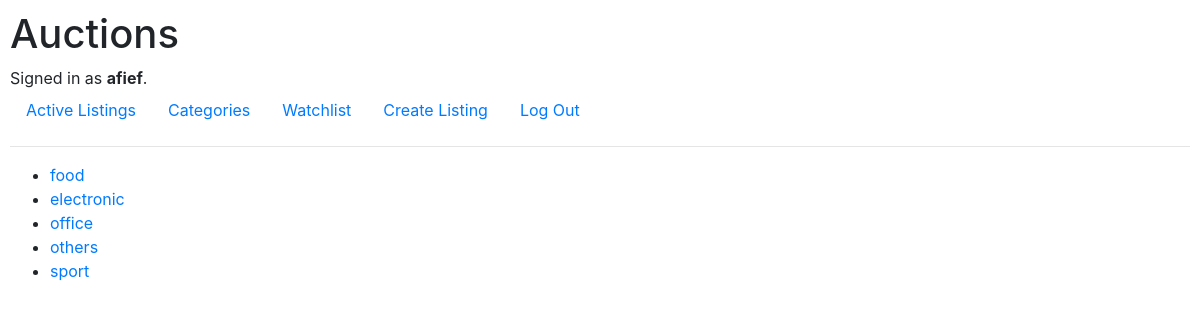
The page /categories (signed in) on the database its author committed.
### auctions/models.py (models this page shows, shortened)
class User(AbstractUser):
    pass

class CategoryItem(models.Model):
    field = models.CharField(max_length=125)

### auctions/views.py (the view)
# urls.py: path("categories", views.categories, name="categories"),
def categories(request):
    categories = CategoryItem.objects.all()
    return render(request, "auctions/categories.html", {
        "categories": categories,
    })

### auctions/templates/auctions/categories.html
{% extends "auctions/layout.html" %}
{% block body %}
<ul>
    {% for item in categories %}
    <li><a href="{% url 'category' item.id %}">{{ item.field }}</a></li>
    {% endfor %}
</ul>
{% endblock %}

### auctions/templates/auctions/layout.html (shortened to what this page needs)
{% load static %}
<!DOCTYPE html>
<html lang="en">
    <head>
        <link rel="stylesheet" href="https://stackpath.bootstrapcdn.com/bootstrap/4.4.1/css/bootstrap.min.css">
        <link href="{% static 'auctions/styles.css' %}" rel="stylesheet">
    </head>
    <body>
        <h1>Auctions</h1>
        <div>
            {% if user.is_authenticated %}
                Signed in as <strong>{{ user.username }}</strong>.
            {% else %}
                Not signed in.
            {% endif %}
        </div>
        <ul class="nav">
            <li class="nav-item">
                <a class="nav-link" href="{% url 'index' %}">Active Listings</a>
            </li>
            <li class="nav-item">
                <a class="nav-link" href="{% url 'categories' %}">Categories</a>
            </li>
            {% if user.is_authenticated %}
                <li class="nav-item">
                    <a class="nav-link" href="{% url 'watchlist' user.id %}">Watchlist</a>
                </li>
                <li class="nav-item">
                    <a class="nav-link" href="{% url 'create' user.id %}">Create Listing</a>
                </li>
                <li class="nav-item">
                    <a class="nav-link" href="{% url 'logout' %}">Log Out</a>
                </li>
            {% endif %}
        </ul>
        <hr>
        {% block body %}
        {% endblock %}
    </body>
</html>

### auctions/static/auctions/styles.css (style rules this page uses)
body { padding: 10px; }

### rows shown on the page
User: username "afief"
CategoryItem: field "food"
CategoryItem: field "electronic"
CategoryItem: field "office"
CategoryItem: field "others"
CategoryItem: field "sport"
